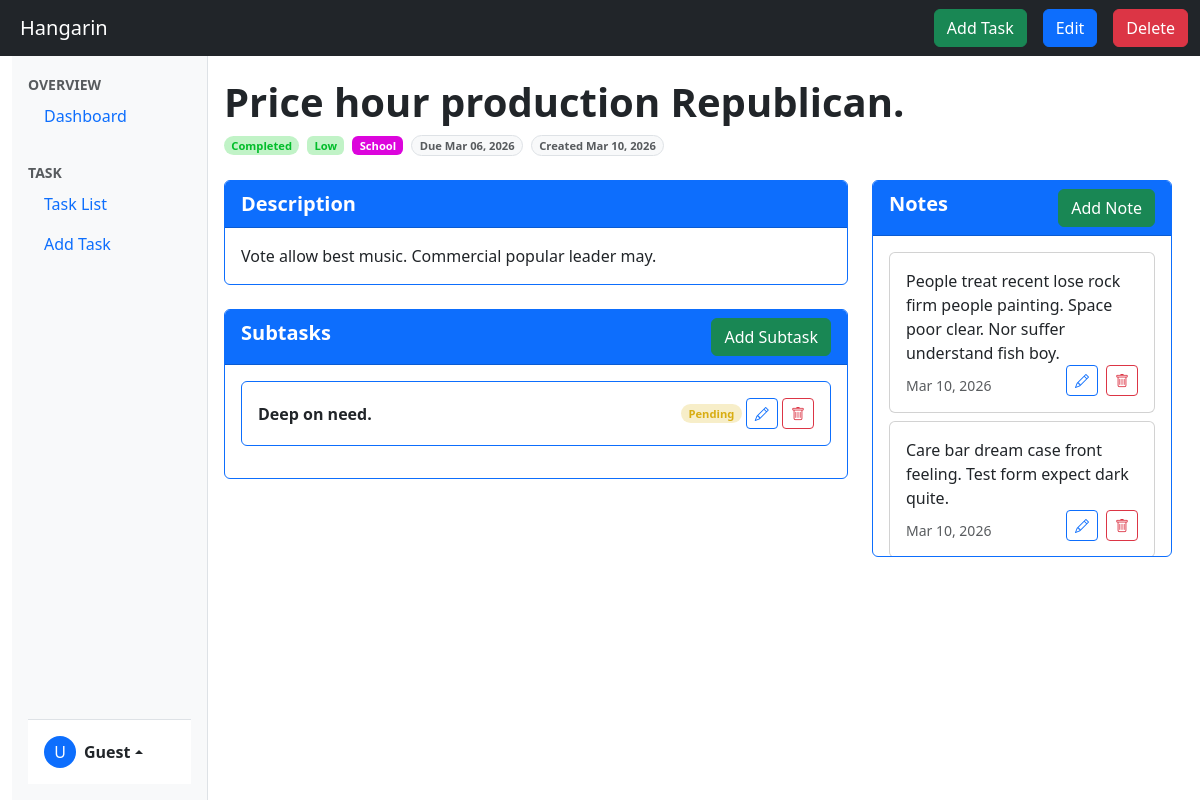
The page /taskDetails/5 on the database its author committed.
### Hangarin/models.py (models this page shows, shortened)
class BaseModel(models.Model):
    created_at = models.DateTimeField(auto_now_add=True, db_index=True)
    updated_at = models.DateTimeField(auto_now=True)
    class Meta:
        abstract =True

class Task(BaseModel):
    title = models.CharField(max_length=200)
    description = models.CharField(max_length=500)
    deadline = models.DateTimeField(default=timezone.now)
    status = models.CharField(
        max_length=50,
        choices=[
        ("Pending", "Pending"),
        ("In Progress ", "In Progress"),
        ("Completed", "Completed"),
        ],
        default="Pending"
    )
    category = models.ForeignKey(Category, on_delete=models.CASCADE)
    priority = models.ForeignKey(Priority, on_delete=models.CASCADE)

class Priority(BaseModel):
    name = models.CharField(max_length=50)
    class Meta:
        verbose_name = "Priority"
        verbose_name_plural = "Priorities"
    def __str__(self):
        return self.name

class Category(BaseModel):
    name = models.CharField(max_length=50)
    class Meta:
        verbose_name = "Category"
        verbose_name_plural = "Categories"
    def __str__(self):
        return self.name

class SubTask(BaseModel):
    parent_task = models.ForeignKey(Task, on_delete=models.CASCADE)
    title = models.CharField(max_length=500)
    status = models.CharField(
        max_length=50,
        choices=[
        ("Pending", "Pending"),
        ("In Progress ", "In Progress"),
        ("Completed", "Completed"),
        ],
        default="pending"
    )

class Note(BaseModel):
    task = models.ForeignKey(Task, on_delete=models.CASCADE)
    content = models.TextField()

### Hangarin/views.py (the view)
# urls.py: path('taskDetails/<int:pk>', TaskDetailListView.as_view(), name='taskDetails'),
class TaskDetailListView(DetailView):
    model = Task
    template_name = 'taskDetails.html'
    context_object_name = 'taskDetails'
    def get_context_data(self, **kwargs):
        context = super().get_context_data(**kwargs)
        context["details_active"] = True
        return context
    def get_queryset(self):
        return Task.objects.prefetch_related('subtask_set', 'note_set').all()

### Hangarin/templates/taskDetails.html (shortened to what this page needs)
{% extends 'base.html' %}
{% load static %}
{% block content %}
<div class="container-fluid py-3 px-3">
    <div class="row">
        <div class="col-12">
            <div class="fw-bold fs-1">{{ taskDetails.title }}</div>
        </div>
    </div>
    <div class="row gx-2">
        <div class="col-auto">
            <span class="badge rounded-pill
                {% if taskDetails.status == 'Pending' %}status-pending
                {% elif taskDetails.status == 'In Progress ' %}status-ongoing
                {% elif taskDetails.status == 'Completed' %}status-completed
                {% endif %}" style="font-size: 0.7rem;">{{ taskDetails.status }}</span>
        </div>
        <div class="col-auto">
            <span class="badge
                {% if taskDetails.priority.name == 'Low' %}status-completed
                {% elif taskDetails.priority.name == 'Medium' %}status-ongoing
                {% elif taskDetails.priority.name == 'High' %}status-pending
                {% elif taskDetails.priority.name == 'Optional' %}priority-optional
                {% elif taskDetails.priority.name == 'Critical' %}priority-critical
                {% endif %}" style="font-size: 0.7rem;">{{ taskDetails.priority }}</span>
        </div>
        <div class="col-auto">
            <span class="badge
                {% if taskDetails.category.name == 'School' %}category-bg-purple
                {% elif taskDetails.category.name == 'Projects' %}category-bg-red
                {% elif taskDetails.category.name == 'Personal' %}category-bg-pink
                {% elif taskDetails.category.name == 'Work' %}category-bg-darkPurple
                {% elif taskDetails.category.name == 'Finance' %}category-bg-green
                {% endif %}" style="font-size: 0.7rem;">{{ taskDetails.category }}</span>
        </div>
        <div class="col-auto">
            <span class="badge bg-light text-muted rounded-pill border" style="font-size: 0.7rem;">
                Due {{ taskDetails.deadline|date:"M d, Y" }}
            </span>
        </div>
        <div class="col-auto">
            <span class="badge bg-light text-muted rounded-pill border" style="font-size: 0.7rem;">
                Created {{ taskDetails.created_at|date:"M d, Y" }}
            </span>
        </div>
    </div>
    <div class="row mt-4">
        <div class="col-12 col-lg-8">
            <div class="card border-primary">
                <div class="card-header bg-primary fw-bold text-white fs-5">Description</div>
                <div class="card-body">{{ taskDetails.description }}</div>
            </div>
            <div class="card border-primary mt-4">
                <div class="card-header bg-primary d-flex justify-content-between">
                    <span class="fw-bold text-white fs-5">Subtasks</span>
                    <a href="{% url 'subtaskCreate' taskDetails.pk %}">
                        <div class="btn btn-success">Add Subtask</div>
                    </a>
                </div>
                <div class="card-body overflow-auto" style="max-height: 40vh;">
                    {% for subtask in taskDetails.subtask_set.all %}
                    <div class="d-flex align-items-center justify-content-between mb-3 p-3 border border-primary rounded">
                        <div>
                            <span class="fw-bold">{{ subtask.title }}</span>
                        </div>
                        <div>
                            <span class="badge rounded-pill
                                {% if subtask.status == 'Pending' %}status-pending
                                {% elif subtask.status == 'In Progress ' %}status-ongoing
                                {% elif subtask.status == 'Completed' %}status-completed
                                {% endif %}" style="font-size: 0.7rem;">{{ subtask.status }}</span>
                            <a href="{% url 'subtaskUpdate' taskDetails.pk subtask.pk %}" class="btn btn-sm btn-outline-primary" title="Edit">
                                <i class="bi bi-pencil"></i>
                            </a>
                            <a href="{% url 'subtaskDelete' taskDetails.pk subtask.pk %}" class="btn btn-sm btn-outline-danger" title="Delete">
                                <i class="bi bi-trash"></i>
                            </a>
                        </div>
                    </div>
                    {% endfor %}
                </div>
            </div>
        </div>
        <div class="col-12 col-lg-4">
            <div class="card border-primary">
                <div class="card-header bg-primary d-flex justify-content-between">
                    <span class="fw-bold text-white fs-5">Notes</span>
                    <a href="{% url 'noteCreate' taskDetails.pk %}">
                        <div class="btn btn-success">Add Note</div>
                    </a>
                </div>
                <div class="card-body overflow-auto" style="max-height: 40vh;">
                    {% for note in taskDetails.note_set.all %}
                        <div class="card p-3 mb-2">
                            <div class="card-body p-0 border-primary">
                                <div>{{ note.content }}</div>
                                <div class="d-flex justify-content-between align-items-end">
                                    <div class="text-muted small">{{ note.created_at|date:"M d, Y" }}</div>
                                    <div class="d-flex gap-2">
                                        <a href="" class="btn btn-sm btn-outline-primary" title="Edit">
                                            <i class="bi bi-pencil"></i>
                                        </a>
                                        <a href="" class="btn btn-sm btn-outline-danger" title="Delete">
                                            <i class="bi bi-trash"></i>
                                        </a>
                                    </div>
                                </div>
                            </div>
                        </div>
                    {% endfor %}
                </div>
            </div>
        </div>
    </div>
{% endblock %}

### Hangarin/static/css/stylesheet.css (style rules this page uses)
.status-pending { background-color: rgba(228, 200, 77, 0.3); color: #d8ad12 !important; }
.status-completed { background-color: rgba(50, 215, 69, 0.3); color:rgb(2, 189, 42) !important; }
@media (min-width: 992px) { body { overflow-y: hidden; } }
.category-bg-purple { background-color: rgb(220, 5, 220) !important; }

### rows shown on the page
Task: title "Price hour production Republican.", status "Completed", priority "Low", category "School", deadline "Mar 06, 2026", created_at "Mar 10, 2026", description "Vote allow best music. Commercial popular leader may."
SubTask: title "Deep on need.", status "Pending"
Note: content "People treat recent lose rock firm people painting. Space poor clear. Nor suffer understand fish boy.", created_at "Mar 10, 2026"
Note: content "Care bar dream case front feeling. Test form expect dark quite.", created_at "Mar 10, 2026"

### other values the page prints
{{ user.username|slice:":1"|upper|default:"U" }} "U"
{{ user.username|default:"Guest" }} "Guest"
